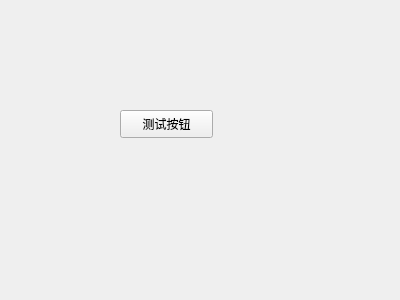
<?xml version="1.0" encoding="UTF-8"?>
<ui version="4.0">
 <class>Form</class>
 <widget class="QWidget" name="Form">
  <property name="geometry">
   <rect>
    <x>0</x>
    <y>0</y>
    <width>400</width>
    <height>300</height>
   </rect>
  </property>
  <property name="windowTitle">
   <string>Form</string>
  </property>
  <widget class="QPushButton" name="pushButton">
   <property name="geometry">
    <rect>
     <x>120</x>
     <y>110</y>
     <width>93</width>
     <height>28</height>
    </rect>
   </property>
   <property name="text">
    <string>测试按钮</string>
   </property>
  </widget>
 </widget>
 <resources/>
 <connections/>
</ui>
